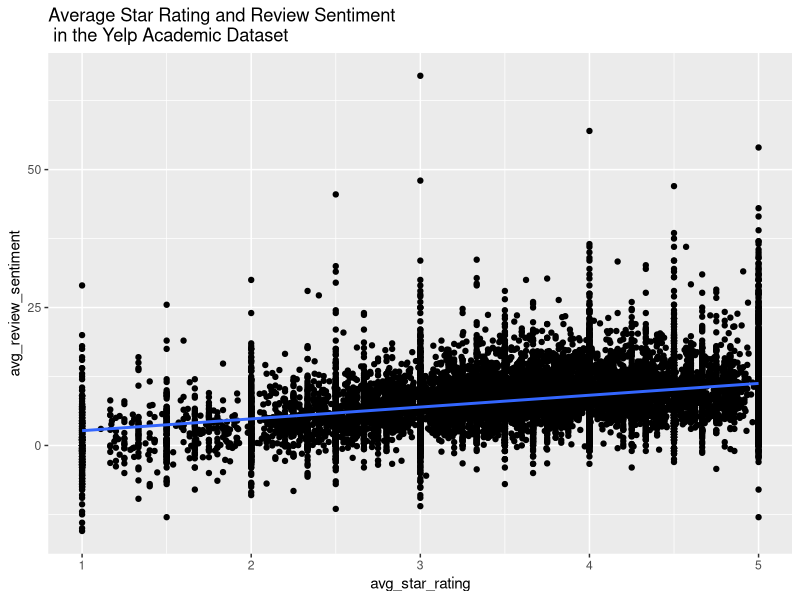
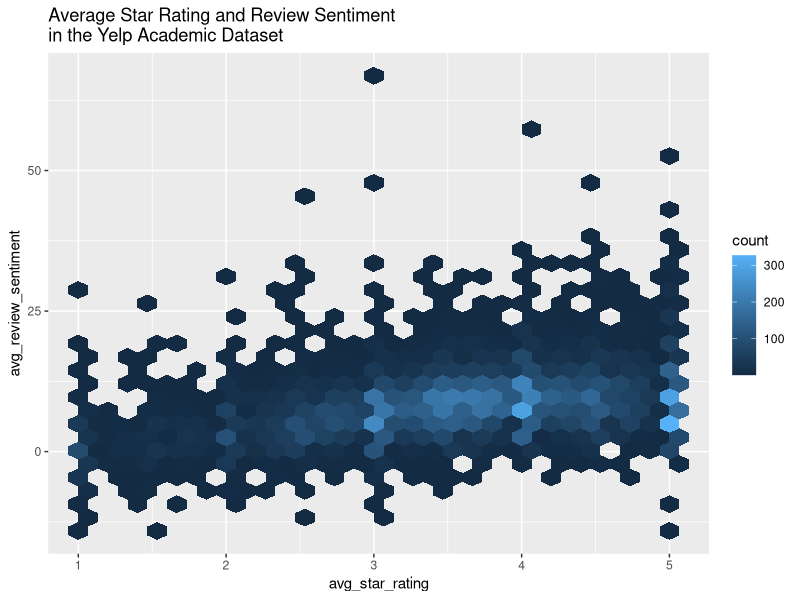

These figures' R source, in order:
library(ggplot2)
yelp_data = read.table("star_sentimentscore.txt", sep = "\t", col.names = c("avg_star_rating", "avg_review_sentiment"))

ggplot(yelp_data, aes(x=avg_star_rating, y=avg_review_sentiment)) + geom_point() + geom_smooth(method=lm, se=FALSE) + ggtitle("Average Star Rating and Review Sentiment\n in the Yelp Academic Dataset")

ggplot(yelp_data, aes(x=avg_star_rating, y=avg_review_sentiment)) + stat_binhex() + ggtitle("Average Star Rating and Review Sentiment\nin the Yelp Academic Dataset")
cor(yelp_data, method ="pearson")